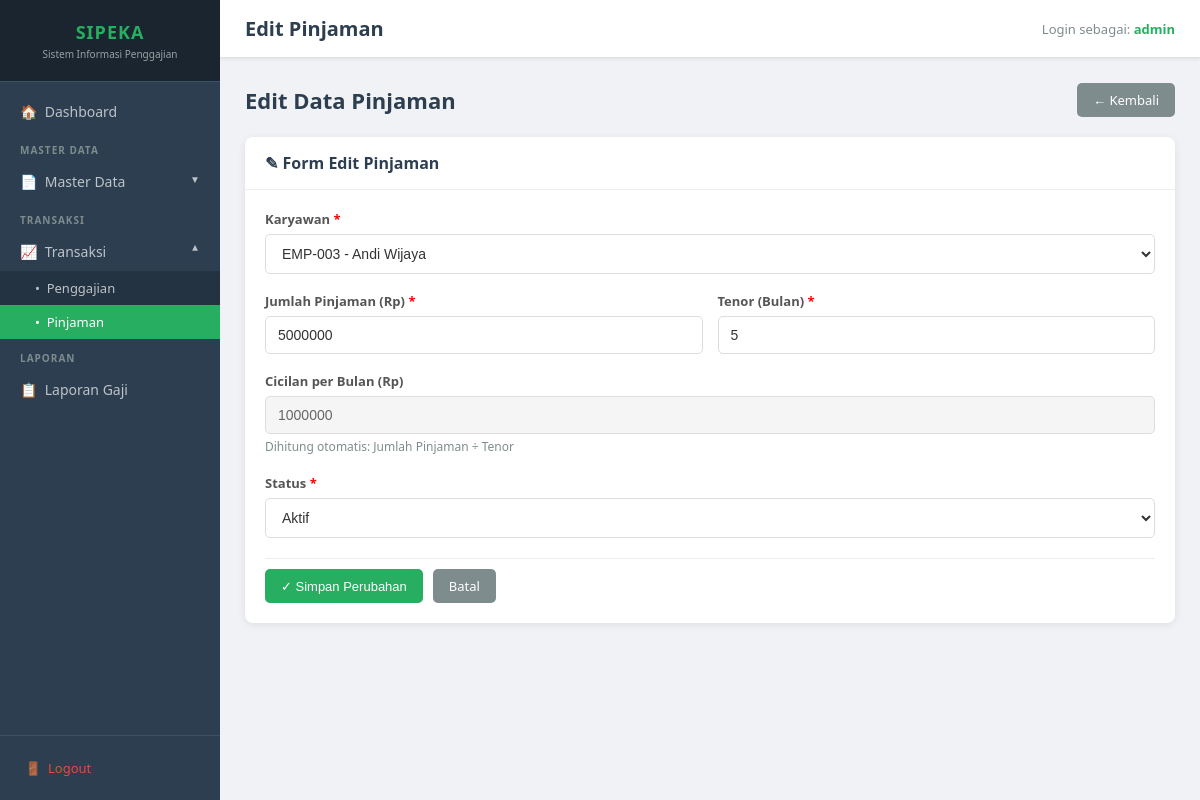
The app's page /modul/pinjaman/edit.php?id=1 (signed in) with its own data.
### tables this page shows
CREATE TABLE IF NOT EXISTS `pinjaman` (
    `id_pinjaman` INT AUTO_INCREMENT PRIMARY KEY,
    `id_karyawan` INT NOT NULL,
    `jumlah_pinjaman` INT NOT NULL DEFAULT 0,
    `tenor` INT NOT NULL DEFAULT 1,
    `cicilan_per_bulan` INT NOT NULL DEFAULT 0,
    `sisa_pinjaman` INT NOT NULL DEFAULT 0,
    `status` ENUM('Aktif','Lunas') NOT NULL DEFAULT 'Aktif',
    CONSTRAINT `fk_pinjaman_karyawan` FOREIGN KEY (`id_karyawan`) REFERENCES `karyawan`(`id_karyawan`) ON UPDATE CASCADE ON DELETE RESTRICT
);

### modul/pinjaman/edit.php (the view, shortened to what this page needs)
<?php
require_once __DIR__ . '/../../includes/header.php';
$id = (int)($_GET['id'] ?? 0);
$stmt = mysqli_prepare($conn, "SELECT * FROM pinjaman WHERE id_pinjaman = ?");
mysqli_stmt_bind_param($stmt, 'i', $id);
mysqli_stmt_execute($stmt);
$result = mysqli_stmt_get_result($stmt);
$pinjaman = mysqli_fetch_assoc($result);
$karyawan_list = mysqli_query($conn, "SELECT id_karyawan, nik, nama_karyawan FROM karyawan ORDER BY nama_karyawan ASC");
?>
<?php require_once __DIR__ . '/../../includes/sidebar.php'; ?>
<div class="main-content">
    <div class="topbar">
        <h1>Edit Pinjaman</h1>
        <div class="user-info">Login sebagai: <span><?= htmlspecialchars($_SESSION['user']) ?></span></div>
    </div>
    <div class="content-area">
        <div class="page-header">
            <h2>Edit Data Pinjaman</h2>
            <a href="/pelatihan/sipeka/modul/pinjaman/index.php" class="btn btn-secondary">&larr; Kembali</a>
        </div>
        <div class="card">
            <div class="card-header">
                <h3>&#9998; Form Edit Pinjaman</h3>
            </div>
            <div class="card-body">
                <form method="POST" action="">
                    <div class="form-group">
                        <label for="id_karyawan">Karyawan <span style="color:red">*</span></label>
                        <select id="id_karyawan" name="id_karyawan" required>
                            <?php
                            mysqli_data_seek($karyawan_list, 0);
                            while ($k = mysqli_fetch_assoc($karyawan_list)):
                                $selected = $pinjaman['id_karyawan'] == $k['id_karyawan'] ? 'selected' : '';
                            ?>
                            <option value="<?= $k['id_karyawan'] ?>" <?= $selected ?>>
                                <?= htmlspecialchars($k['nik']) ?> - <?= htmlspecialchars($k['nama_karyawan']) ?>
                            </option>
                            <?php endwhile; ?>
                        </select>
                    </div>
                    <div class="form-row">
                        <div class="form-group">
                            <label for="jumlah_pinjaman">Jumlah Pinjaman (Rp) <span style="color:red">*</span></label>
                            <input type="number" id="jumlah_pinjaman" name="jumlah_pinjaman"
                                   value="<?= htmlspecialchars($pinjaman['jumlah_pinjaman']) ?>"
                                   min="1" required oninput="hitungCicilan()">
                        </div>
                        <div class="form-group">
                            <label for="tenor">Tenor (Bulan) <span style="color:red">*</span></label>
                            <input type="number" id="tenor" name="tenor"
                                   value="<?= htmlspecialchars($pinjaman['tenor']) ?>"
                                   min="1" max="60" required oninput="hitungCicilan()">
                        </div>
                    </div>
                    <div class="form-group">
                        <label for="cicilan_per_bulan">Cicilan per Bulan (Rp)</label>
                        <input type="number" id="cicilan_per_bulan" name="cicilan_per_bulan"
                               value="<?= htmlspecialchars($pinjaman['cicilan_per_bulan']) ?>"
                               readonly>
                        <small style="color:#7f8c8d;font-size:12px;">Dihitung otomatis: Jumlah Pinjaman &divide; Tenor</small>
                    </div>
                    <div class="form-group">
                        <label for="status">Status <span style="color:red">*</span></label>
                        <select id="status" name="status" required>
                            <option value="Aktif" <?= $pinjaman['status'] === 'Aktif' ? 'selected' : '' ?>>Aktif</option>
                        </select>
                    </div>
                    <div class="form-actions">
                        <button type="submit" class="btn btn-primary">&#10003; Simpan Perubahan</button>
                        <a href="/pelatihan/sipeka/modul/pinjaman/index.php" class="btn btn-secondary">Batal</a>
                    </div>
                </form>
            </div>
        </div>
    </div>
</div>
</body>
</html>

### assets/style.css (style rules this page uses)
* { margin: 0; padding: 0; box-sizing: border-box; }
body { font-family: 'Segoe UI', Tahoma, Geneva, Verdana, sans-serif; background-color: #f0f2f5; color: #333; min-height: 100vh; }
.main-content { margin-left: 220px; min-height: 100vh; display: flex; flex-direction: column; }
.topbar { background-color: #fff; padding: 15px 25px; border-bottom: 1px solid #e0e0e0; display: flex; align-items: center; justify-content: space-between; position: sticky; top: 0; z-index: 50; box-shadow: 0 1px 4px rgba(0,0,0,0.08); }
.topbar h1 { font-size: 20px; font-weight: 600; color: #2c3e50; }
.topbar .user-info { font-size: 13px; color: #7f8c8d; }
.topbar .user-info span { color: #27ae60; font-weight: 600; }
.content-area { padding: 25px; flex: 1; }
.card { background-color: #fff; border-radius: 8px; box-shadow: 0 2px 8px rgba(0,0,0,0.08); margin-bottom: 20px; overflow: hidden; }
.card-header { padding: 15px 20px; border-bottom: 1px solid #eee; display: flex; align-items: center; justify-content: space-between; }
.card-header h3 { font-size: 16px; font-weight: 600; color: #2c3e50; }
.card-body { padding: 20px; }
.btn { display: inline-flex; align-items: center; gap: 5px; padding: 8px 16px; border: none; border-radius: 5px; cursor: pointer; font-size: 13px; font-weight: 500; text-decoration: none; transition: opacity 0.2s, transform 0.1s; white-space: nowrap; }
.btn-primary { background-color: #27ae60; color: #fff; }
.btn-secondary { background-color: #7f8c8d; color: #fff; }
.form-group { margin-bottom: 18px; }
.form-group label { display: block; font-size: 13px; font-weight: 600; color: #555; margin-bottom: 6px; }
.form-group input[type="text"], .form-group input[type="number"], .form-group input[type="date"], .form-group input[type="password"], .form-group select, .form-group textarea { width: 100%; padding: 10px 12px; border: 1px solid #ddd; border-radius: 5px; font-size: 14px; color: #333; background-color: #fff; transition: border-color 0.2s, box-shadow 0.2s; outline: none; }
.form-group input[readonly] { background-color: #f5f5f5; color: #666; }
.form-row { display: grid; grid-template-columns: 1fr 1fr; gap: 15px; }
.form-actions { display: flex; gap: 10px; padding-top: 10px; border-top: 1px solid #eee; margin-top: 20px; }
.page-header { display: flex; align-items: center; justify-content: space-between; margin-bottom: 20px; }
.page-header h2 { font-size: 22px; font-weight: 600; color: #2c3e50; }

### records on screen
pinjaman: jumlah_pinjaman "5000000", tenor "5", cicilan_per_bulan "1000000", status "Aktif"

### other values on screen
$_SESSION['user'] "admin"
form field id_karyawan "EMP-003 - Andi Wijaya"
